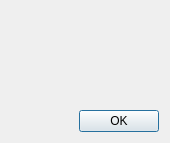
<?xml version="1.0" encoding="UTF-8"?>
<ui version="4.0">
 <class>TimeDialog</class>
 <widget class="QWidget" name="TimeDialog">
  <property name="geometry">
   <rect>
    <x>0</x>
    <y>0</y>
    <width>170</width>
    <height>143</height>
   </rect>
  </property>
  <property name="windowTitle">
   <string>Time</string>
  </property>
  <layout class="QVBoxLayout" name="verticalLayout">
   <item>
    <widget class="QLabel" name="message">
     <property name="toolTip">
      <string/>
     </property>
     <property name="text">
      <string/>
     </property>
    </widget>
   </item>
   <item>
    <widget class="QDialogButtonBox" name="buttonBox">
     <property name="standardButtons">
      <set>QDialogButtonBox::Ok</set>
     </property>
    </widget>
   </item>
  </layout>
 </widget>
 <resources/>
 <connections/>
</ui>
